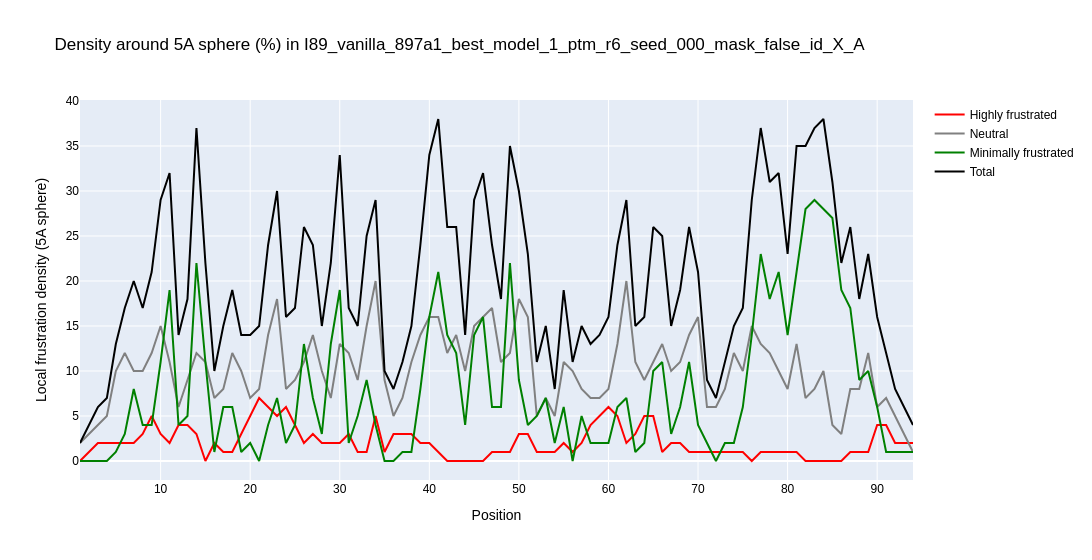

Notebook source saved alongside this figure:
### Code cell
# @title Select Figure to Display 📊 {"run":"auto","display-mode":"form"}
from IPython.display import clear_output
import plotly.io as pio
pio.renderers.default = 'vscode'

figure_name = "plot_5andens" # @param ["plot_5andens", "plot_5adens_proportions", "plot_contact_map"] {allow-input: true}

# Clear previous output
clear_output(wait=True)

# Display selected figure
if figure_name in plots_config:
    print(f"Displaying: {figure_name}")
    plots_config[figure_name].show()
else:
    print(f"Figure '{figure_name}' not found in plots_config!")
    print(f"Available figures: {list(plots_config.keys())}")

### Figure 1 — Plotly figure (JSON) as saved in the notebook; plotly's stock layout.template omitted (floating-point values rounded to 4 significant figures)
{"data": [{"line": {"color": "red"}, "mode": "lines", "name": "Highly frustrated", "type": "scatter", "x": [1, 2, 3, 4, 5, 6, 7, 8, 9, 10, 11, 12, 13, 14, 15, 16, 17, 18, 19, 20, 21, 22, 23, 24, 25, 26, 27, 28, 29, 30, 31, 32, 33, 34, 35, 36, 37, 38, 39, 40, 41, 42, 43, 44, 45, 46, 47, 48, 49, 50, 51, 52, 53, 54, 55, 56, 57, 58, 59, 60, 61, 62, 63, 64, 65, 66, 67, 68, 69, 70, 71, 72, 73, 74, 75, 76, 77, 78, 79, 80, 81, 82, 83, 84, 85, 86, 87, 88, 89, 90, 91, 92, 93, 94], "y": [0, 1, 2, 2, 2, 2, 2, 3, 5, 3, 2, 4, 4, 3, 0, 2, 1, 1, 3, 5, 7, 6, 5, 6, 4, 2, 3, 2, 2, 2, 3, 1, 1, 5, 1, 3, 3, 3, 2, 2, 1, 0, 0, 0, 0, 0, 1, 1, 1, 3, 3, 1, 1, 1, 2, 1, 2, 4, 5, 6, 5, 2, 3, 5, 5, 1, 2, 2, 1, 1, 1, 1, 1, 1, 1, 0, 1, 1, 1, 1, 1, 0, 0, 0, 0, 0, 1, 1, 1, 4, 4, 2, 2, 2]}, {"line": {"color": "gray"}, "mode": "lines", "name": "Neutral", "type": "scatter", "x": [1, 2, 3, 4, 5, 6, 7, 8, 9, 10, 11, 12, 13, 14, 15, 16, 17, 18, 19, 20, 21, 22, 23, 24, 25, 26, 27, 28, 29, 30, 31, 32, 33, 34, 35, 36, 37, 38, 39, 40, 41, 42, 43, 44, 45, 46, 47, 48, 49, 50, 51, 52, 53, 54, 55, 56, 57, 58, 59, 60, 61, 62, 63, 64, 65, 66, 67, 68, 69, 70, 71, 72, 73, 74, 75, 76, 77, 78, 79, 80, 81, 82, 83, 84, 85, 86, 87, 88, 89, 90, 91, 92, 93, 94], "y": [2, 3, 4, 5, 10, 12, 10, 10, 12, 15, 11, 6, 9, 12, 11, 7, 8, 12, 10, 7, 8, 14, 18, 8, 9, 11, 14, 10, 7, 13, 12, 9, 15, 20, 9, 5, 7, 11, 14, 16, 16, 12, 14, 10, 15, 16, 17, 11, 12, 18, 16, 5, 7, 5, 11, 10, 8, 7, 7, 8, 13, 20, 11, 9, 11, 13, 10, 11, 14, 16, 6, 6, 8, 12, 10, 15, 13, 12, 10, 8, 13, 7, 8, 10, 4, 3, 8, 8, 12, 6, 7, 5, 3, 1]}, {"line": {"color": "green"}, "mode": "lines", "name": "Minimally frustrated", "type": "scatter", "x": [1, 2, 3, 4, 5, 6, 7, 8, 9, 10, 11, 12, 13, 14, 15, 16, 17, 18, 19, 20, 21, 22, 23, 24, 25, 26, 27, 28, 29, 30, 31, 32, 33, 34, 35, 36, 37, 38, 39, 40, 41, 42, 43, 44, 45, 46, 47, 48, 49, 50, 51, 52, 53, 54, 55, 56, 57, 58, 59, 60, 61, 62, 63, 64, 65, 66, 67, 68, 69, 70, 71, 72, 73, 74, 75, 76, 77, 78, 79, 80, 81, 82, 83, 84, 85, 86, 87, 88, 89, 90, 91, 92, 93, 94], "y": [0, 0, 0, 0, 1, 3, 8, 4, 4, 11, 19, 4, 5, 22, 11, 1, 6, 6, 1, 2, 0, 4, 7, 2, 4, 13, 7, 3, 13, 19, 2, 5, 9, 4, 0, 0, 1, 1, 8, 16, 21, 14, 12, 4, 14, 16, 6, 6, 22, 9, 4, 5, 7, 2, 6, 0, 5, 2, 2, 2, 6, 7, 1, 2, 10, 11, 3, 6, 11, 4, 2, 0, 2, 2, 6, 14, 23, 18, 21, 14, 21, 28, 29, 28, 27, 19, 17, 9, 10, 6, 1, 1, 1, 1]}, {"line": {"color": "black"}, "mode": "lines", "name": "Total", "type": "scatter", "x": [1, 2, 3, 4, 5, 6, 7, 8, 9, 10, 11, 12, 13, 14, 15, 16, 17, 18, 19, 20, 21, 22, 23, 24, 25, 26, 27, 28, 29, 30, 31, 32, 33, 34, 35, 36, 37, 38, 39, 40, 41, 42, 43, 44, 45, 46, 47, 48, 49, 50, 51, 52, 53, 54, 55, 56, 57, 58, 59, 60, 61, 62, 63, 64, 65, 66, 67, 68, 69, 70, 71, 72, 73, 74, 75, 76, 77, 78, 79, 80, 81, 82, 83, 84, 85, 86, 87, 88, 89, 90, 91, 92, 93, 94], "y": [2, 4, 6, 7, 13, 17, 20, 17, 21, 29, 32, 14, 18, 37, 22, 10, 15, 19, 14, 14, 15, 24, 30, 16, 17, 26, 24, 15, 22, 34, 17, 15, 25, 29, 10, 8, 11, 15, 24, 34, 38, 26, 26, 14, 29, 32, 24, 18, 35, 30, 23, 11, 15, 8, 19, 11, 15, 13, 14, 16, 24, 29, 15, 16, 26, 25, 15, 19, 26, 21, 9, 7, 11, 15, 17, 29, 37, 31, 32, 23, 35, 35, 37, 38, 31, 22, 26, 18, 23, 16, 12, 8, 6, 4]}], "layout": {"font": {"color": "black", "family": "Arial", "size": 12}, "legend": {"title": {"text": ""}}, "title": {"text": "Density around 5A sphere (%) in I89_vanilla_897a1_best_model_1_ptm_r6_seed_000_mask_false_id_X_A"}, "width": 1800, "xaxis": {"title": {"text": "Position"}}, "yaxis": {"title": {"text": "Local frustration density (5A sphere)"}}}}
